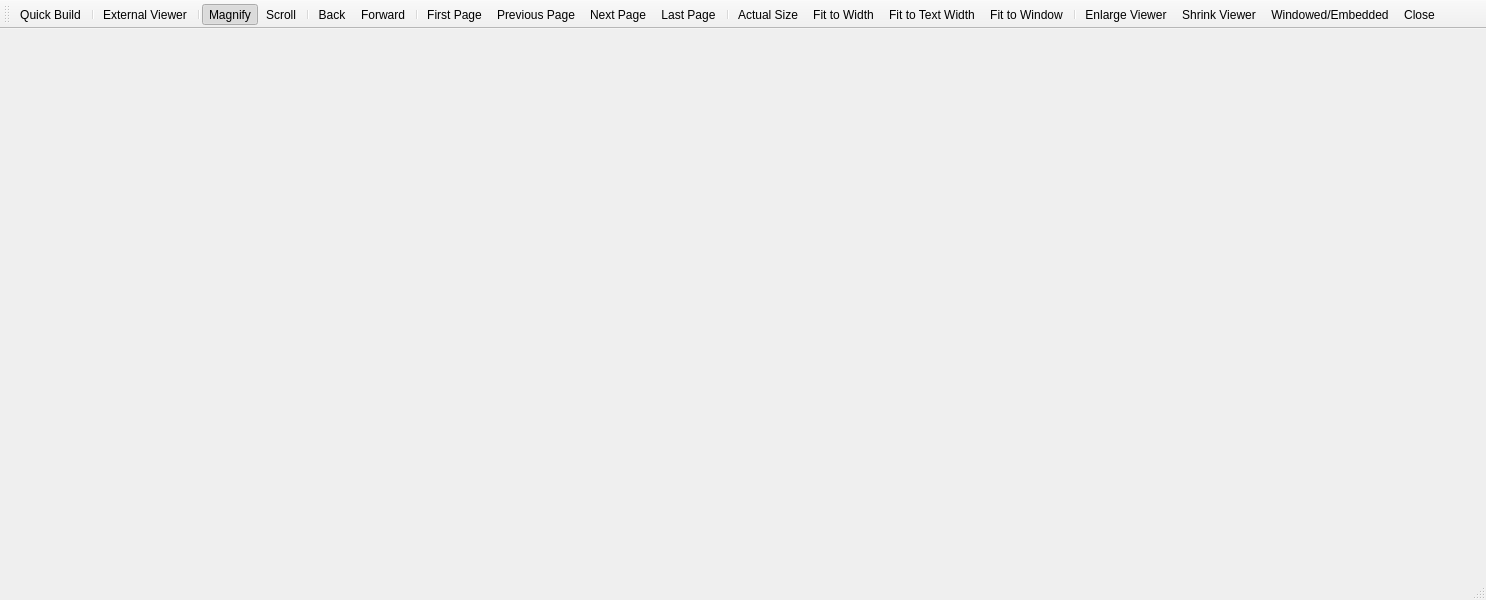
<?xml version="1.0" encoding="UTF-8"?>
<ui version="4.0">
 <class>PDFDocument</class>
 <widget class="QMainWindow" name="PDFDocument">
  <property name="geometry">
   <rect>
    <x>0</x>
    <y>0</y>
    <width>1486</width>
    <height>600</height>
   </rect>
  </property>
  <property name="acceptDrops">
   <bool>true</bool>
  </property>
  <property name="windowTitle">
   <string>untitled.pdf[*]</string>
  </property>
  <widget class="QWidget" name="centralwidget"/>
  <widget class="QStatusBar" name="statusbar"/>
  <widget class="QToolBar" name="toolBar">
   <property name="windowTitle">
    <string>Toolbar</string>
   </property>
   <property name="iconSize">
    <size>
     <width>24</width>
     <height>24</height>
    </size>
   </property>
   <attribute name="toolBarArea">
    <enum>TopToolBarArea</enum>
   </attribute>
   <attribute name="toolBarBreak">
    <bool>false</bool>
   </attribute>
   <addaction name="actionTypeset"/>
   <addaction name="separator"/>
   <addaction name="actionExternalViewer"/>
   <addaction name="separator"/>
   <addaction name="actionMagnify"/>
   <addaction name="actionScroll"/>
   <addaction name="separator"/>
   <addaction name="actionBack"/>
   <addaction name="actionForward"/>
   <addaction name="separator"/>
   <addaction name="actionFirst_Page"/>
   <addaction name="actionPrevious_Page"/>
   <addaction name="actionNext_Page"/>
   <addaction name="actionLast_Page"/>
   <addaction name="separator"/>
   <addaction name="actionActual_Size"/>
   <addaction name="actionFit_to_Width"/>
   <addaction name="actionFit_to_Text_Width"/>
   <addaction name="actionFit_to_Window"/>
   <addaction name="separator"/>
   <addaction name="actionEnlargeViewer"/>
   <addaction name="actionShrinkViewer"/>
   <addaction name="actionToggleEmbedded"/>
   <addaction name="actionClose"/>
  </widget>
  <action name="actionAbout_TW">
   <property name="text">
    <string>&amp;About TeXstudio...</string>
   </property>
   <property name="menuRole">
    <enum>QAction::AboutRole</enum>
   </property>
  </action>
  <action name="actionFirst_Page">
   <property name="text">
    <string>&amp;First Page</string>
   </property>
   <property name="shortcut">
    <string notr="true">Home</string>
   </property>
   <property name="menuRole">
    <enum>QAction::NoRole</enum>
   </property>
  </action>
  <action name="actionPrevious_Page">
   <property name="text">
    <string>&amp;Previous Page</string>
   </property>
   <property name="menuRole">
    <enum>QAction::NoRole</enum>
   </property>
  </action>
  <action name="actionNext_Page">
   <property name="text">
    <string>&amp;Next Page</string>
   </property>
   <property name="menuRole">
    <enum>QAction::NoRole</enum>
   </property>
  </action>
  <action name="actionLast_Page">
   <property name="text">
    <string>&amp;Last Page</string>
   </property>
   <property name="shortcut">
    <string notr="true" comment="shortcut key name, do not translate">End</string>
   </property>
   <property name="menuRole">
    <enum>QAction::NoRole</enum>
   </property>
  </action>
  <action name="actionGo_to_Page">
   <property name="text">
    <string>&amp;Go to Page...</string>
   </property>
   <property name="shortcut">
    <string>Ctrl+J</string>
   </property>
   <property name="menuRole">
    <enum>QAction::NoRole</enum>
   </property>
  </action>
  <action name="actionZoom_In">
   <property name="text">
    <string>Zoom &amp;In</string>
   </property>
   <property name="shortcut">
    <string>Ctrl++</string>
   </property>
   <property name="menuRole">
    <enum>QAction::NoRole</enum>
   </property>
  </action>
  <action name="actionZoom_Out">
   <property name="text">
    <string>Zoom &amp;Out</string>
   </property>
   <property name="shortcut">
    <string>Ctrl+-</string>
   </property>
   <property name="menuRole">
    <enum>QAction::NoRole</enum>
   </property>
  </action>
  <action name="actionFit_to_Window">
   <property name="checkable">
    <bool>true</bool>
   </property>
   <property name="text">
    <string>Fit to &amp;Window</string>
   </property>
   <property name="shortcut">
    <string>Ctrl+3</string>
   </property>
   <property name="menuRole">
    <enum>QAction::NoRole</enum>
   </property>
  </action>
  <action name="actionActual_Size">
   <property name="text">
    <string>&amp;Actual Size</string>
   </property>
   <property name="shortcut">
    <string>Ctrl+1</string>
   </property>
   <property name="menuRole">
    <enum>QAction::NoRole</enum>
   </property>
  </action>
  <action name="actionFit_to_Width">
   <property name="checkable">
    <bool>true</bool>
   </property>
   <property name="text">
    <string>Fit to Wi&amp;dth</string>
   </property>
   <property name="shortcut">
    <string>Ctrl+2</string>
   </property>
   <property name="menuRole">
    <enum>QAction::NoRole</enum>
   </property>
  </action>
  <action name="actionNew">
   <property name="text">
    <string>New</string>
   </property>
   <property name="shortcut">
    <string>Ctrl+N</string>
   </property>
   <property name="menuRole">
    <enum>QAction::NoRole</enum>
   </property>
  </action>
  <action name="actionOpen">
   <property name="text">
    <string>Open...</string>
   </property>
   <property name="shortcut">
    <string>Ctrl+O</string>
   </property>
   <property name="menuRole">
    <enum>QAction::NoRole</enum>
   </property>
  </action>
  <action name="actionOpen_Recent">
   <property name="text">
    <string>Open Recent</string>
   </property>
   <property name="menuRole">
    <enum>QAction::NoRole</enum>
   </property>
  </action>
  <action name="actionClose">
   <property name="text">
    <string>&amp;Close</string>
   </property>
   <property name="shortcut">
    <string>Ctrl+W</string>
   </property>
   <property name="menuRole">
    <enum>QAction::NoRole</enum>
   </property>
  </action>
  <action name="actionUndo">
   <property name="enabled">
    <bool>false</bool>
   </property>
   <property name="text">
    <string>&amp;Undo</string>
   </property>
   <property name="shortcut">
    <string>Ctrl+Z</string>
   </property>
   <property name="menuRole">
    <enum>QAction::NoRole</enum>
   </property>
  </action>
  <action name="actionRedo">
   <property name="enabled">
    <bool>false</bool>
   </property>
   <property name="text">
    <string>&amp;Redo</string>
   </property>
   <property name="shortcut">
    <string>Ctrl+Shift+Z</string>
   </property>
   <property name="menuRole">
    <enum>QAction::NoRole</enum>
   </property>
  </action>
  <action name="actionCut">
   <property name="enabled">
    <bool>false</bool>
   </property>
   <property name="text">
    <string>C&amp;ut</string>
   </property>
   <property name="shortcut">
    <string>Ctrl+X</string>
   </property>
   <property name="menuRole">
    <enum>QAction::NoRole</enum>
   </property>
  </action>
  <action name="actionCopy">
   <property name="enabled">
    <bool>false</bool>
   </property>
   <property name="text">
    <string>&amp;Copy</string>
   </property>
   <property name="shortcut">
    <string>Ctrl+C</string>
   </property>
   <property name="menuRole">
    <enum>QAction::NoRole</enum>
   </property>
  </action>
  <action name="actionPaste">
   <property name="enabled">
    <bool>false</bool>
   </property>
   <property name="text">
    <string>&amp;Paste</string>
   </property>
   <property name="shortcut">
    <string>Ctrl+V</string>
   </property>
   <property name="menuRole">
    <enum>QAction::NoRole</enum>
   </property>
  </action>
  <action name="actionClear">
   <property name="enabled">
    <bool>false</bool>
   </property>
   <property name="text">
    <string>C&amp;lear</string>
   </property>
   <property name="shortcut">
    <string>Ctrl+Backspace</string>
   </property>
   <property name="menuRole">
    <enum>QAction::NoRole</enum>
   </property>
  </action>
  <action name="actionTypeset">
   <property name="text">
    <string>Quick Build</string>
   </property>
   <property name="iconText">
    <string>Quick Build</string>
   </property>
   <property name="shortcut">
    <string comment="action">Ctrl+T</string>
   </property>
   <property name="menuRole">
    <enum>QAction::NoRole</enum>
   </property>
  </action>
  <action name="actionExternalViewer">
   <property name="text">
    <string>External Viewer</string>
   </property>
   <property name="iconText">
    <string>External Viewer</string>
   </property>
   <property name="menuRole">
    <enum>QAction::NoRole</enum>
   </property>
  </action>
  <action name="actionPreferences">
   <property name="text">
    <string>&amp;Configure TeXstudio</string>
   </property>
   <property name="menuRole">
    <enum>QAction::PreferencesRole</enum>
   </property>
  </action>
  <action name="actionStack">
   <property name="text">
    <string>Stac&amp;k</string>
   </property>
   <property name="menuRole">
    <enum>QAction::NoRole</enum>
   </property>
  </action>
  <action name="actionTile">
   <property name="text">
    <string>&amp;Tile</string>
   </property>
   <property name="menuRole">
    <enum>QAction::NoRole</enum>
   </property>
  </action>
  <action name="actionGo_to_Source">
   <property name="enabled">
    <bool>true</bool>
   </property>
   <property name="text">
    <string>&amp;Go to Source</string>
   </property>
   <property name="shortcut">
    <string>Ctrl+'</string>
   </property>
   <property name="menuRole">
    <enum>QAction::NoRole</enum>
   </property>
  </action>
  <action name="actionNew_from_Template">
   <property name="text">
    <string>New from Template...</string>
   </property>
   <property name="shortcut">
    <string>Ctrl+Shift+N</string>
   </property>
   <property name="menuRole">
    <enum>QAction::NoRole</enum>
   </property>
  </action>
  <action name="actionFull_Screen">
   <property name="checkable">
    <bool>true</bool>
   </property>
   <property name="text">
    <string>Full &amp;Screen</string>
   </property>
   <property name="shortcut">
    <string>Ctrl+Shift+F</string>
   </property>
   <property name="menuRole">
    <enum>QAction::NoRole</enum>
   </property>
  </action>
  <action name="actionMagnify">
   <property name="checkable">
    <bool>true</bool>
   </property>
   <property name="checked">
    <bool>true</bool>
   </property>
   <property name="text">
    <string>Magnify</string>
   </property>
  </action>
  <action name="actionScroll">
   <property name="checkable">
    <bool>true</bool>
   </property>
   <property name="text">
    <string>Scroll</string>
   </property>
  </action>
  <action name="actionSelect_Text">
   <property name="checkable">
    <bool>true</bool>
   </property>
   <property name="text">
    <string>Select Text</string>
   </property>
  </action>
  <action name="actionSelect_Image">
   <property name="checkable">
    <bool>true</bool>
   </property>
   <property name="text">
    <string>Select Image</string>
   </property>
  </action>
  <action name="actionUserManual">
   <property name="text">
    <string>User &amp;Manual...</string>
   </property>
  </action>
  <action name="actionWriteToMailingList">
   <property name="text">
    <string>Email to the mailing list</string>
   </property>
  </action>
  <action name="actionSide_by_Side">
   <property name="enabled">
    <bool>true</bool>
   </property>
   <property name="text">
    <string>&amp;Side by Side</string>
   </property>
  </action>
  <action name="actionPlace_on_Left">
   <property name="text">
    <string>Place on Left</string>
   </property>
  </action>
  <action name="actionPlace_on_Right">
   <property name="text">
    <string>Place on Right</string>
   </property>
  </action>
  <action name="actionQuit_TeXworks">
   <property name="text">
    <string>&amp;Quit TeXstudio</string>
   </property>
   <property name="shortcut">
    <string>Ctrl+Q</string>
   </property>
   <property name="menuRole">
    <enum>QAction::QuitRole</enum>
   </property>
  </action>
  <action name="actionFind">
   <property name="text">
    <string>Find...</string>
   </property>
   <property name="shortcut">
    <string>Ctrl+F</string>
   </property>
   <property name="shortcutContext">
    <enum>Qt::WindowShortcut</enum>
   </property>
   <property name="menuRole">
    <enum>QAction::NoRole</enum>
   </property>
  </action>
  <action name="actionFind_Again">
   <property name="text">
    <string>Find Again</string>
   </property>
   <property name="shortcut">
    <string>Ctrl+G</string>
   </property>
   <property name="shortcutContext">
    <enum>Qt::WindowShortcut</enum>
   </property>
   <property name="menuRole">
    <enum>QAction::NoRole</enum>
   </property>
  </action>
  <action name="actionUpdate_Scripts">
   <property name="text">
    <string>Reload Script List</string>
   </property>
   <property name="menuRole">
    <enum>QAction::NoRole</enum>
   </property>
  </action>
  <action name="actionManage_Scripts">
   <property name="text">
    <string>Manage Scripts</string>
   </property>
   <property name="menuRole">
    <enum>QAction::NoRole</enum>
   </property>
  </action>
  <action name="actionShow_Scripts_Folder">
   <property name="text">
    <string>Show Scripts Folder</string>
   </property>
   <property name="menuRole">
    <enum>QAction::NoRole</enum>
   </property>
  </action>
  <action name="actionAbout_Scripts">
   <property name="text">
    <string>About Scripts...</string>
   </property>
   <property name="menuRole">
    <enum>QAction::NoRole</enum>
   </property>
  </action>
  <action name="actionS">
   <property name="text">
    <string>s</string>
   </property>
  </action>
  <action name="actionCloseSomething">
   <property name="text">
    <string>&amp;Close something</string>
   </property>
   <property name="shortcut">
    <string>Esc</string>
   </property>
  </action>
  <action name="actionScrolling_follows_cursor">
   <property name="checkable">
    <bool>true</bool>
   </property>
   <property name="text">
    <string>Scrolling follows cursor</string>
   </property>
  </action>
  <action name="actionCursor_follows_scrolling">
   <property name="checkable">
    <bool>true</bool>
   </property>
   <property name="text">
    <string>Cursor follows scrolling</string>
   </property>
  </action>
  <action name="actionFind_2">
   <property name="text">
    <string>&amp;Find...</string>
   </property>
   <property name="shortcut">
    <string>Ctrl+F</string>
   </property>
  </action>
  <action name="actionFind_again">
   <property name="text">
    <string>Find &amp;again</string>
   </property>
   <property name="shortcut">
    <string>Ctrl+M, F3</string>
   </property>
  </action>
  <action name="actionNew_Window">
   <property name="text">
    <string>New Window</string>
   </property>
  </action>
  <action name="actionGrid11">
   <property name="text">
    <string>1x1</string>
   </property>
   <property name="grid" stdset="0">
    <string notr="true">1x1</string>
   </property>
  </action>
  <action name="actionGrid21">
   <property name="text">
    <string>2x1</string>
   </property>
   <property name="grid" stdset="0">
    <string notr="true">2x1</string>
   </property>
  </action>
  <action name="actionGrid12">
   <property name="text">
    <string>1x2</string>
   </property>
   <property name="grid" stdset="0">
    <string notr="true">1x2</string>
   </property>
  </action>
  <action name="actionGrid22">
   <property name="text">
    <string>2x2</string>
   </property>
   <property name="grid" stdset="0">
    <string notr="true">2x2</string>
   </property>
  </action>
  <action name="actionGrid23">
   <property name="text">
    <string>2x3</string>
   </property>
   <property name="grid" stdset="0">
    <string notr="true">23</string>
   </property>
  </action>
  <action name="actionGrid33">
   <property name="text">
    <string>3x3</string>
   </property>
   <property name="grid" stdset="0">
    <string notr="true">33</string>
   </property>
  </action>
  <action name="actionCustom">
   <property name="text">
    <string>Custom...</string>
   </property>
   <property name="grid" stdset="0">
    <string notr="true">xx</string>
   </property>
  </action>
  <action name="actionSinglePageStep">
   <property name="checkable">
    <bool>true</bool>
   </property>
   <property name="checked">
    <bool>false</bool>
   </property>
   <property name="text">
    <string>Single Page Step</string>
   </property>
  </action>
  <action name="actionSynchronize_multiple_views">
   <property name="checkable">
    <bool>true</bool>
   </property>
   <property name="checked">
    <bool>true</bool>
   </property>
   <property name="text">
    <string>Synchronize multiple views</string>
   </property>
  </action>
  <action name="actionPresentation">
   <property name="checkable">
    <bool>true</bool>
   </property>
   <property name="text">
    <string>Presentation</string>
   </property>
   <property name="shortcut">
    <string>F5</string>
   </property>
  </action>
  <action name="actionContinuous">
   <property name="checkable">
    <bool>true</bool>
   </property>
   <property name="checked">
    <bool>true</bool>
   </property>
   <property name="text">
    <string>&amp;Continuous</string>
   </property>
  </action>
  <action name="action_Print">
   <property name="text">
    <string>&amp;Print...</string>
   </property>
   <property name="shortcut">
    <string>Ctrl+P</string>
   </property>
  </action>
  <action name="actionFileOpen">
   <property name="text">
    <string>&amp;Open...</string>
   </property>
   <property name="shortcut">
    <string>Ctrl+O</string>
   </property>
  </action>
  <action name="actionBack">
   <property name="text">
    <string>Back</string>
   </property>
   <property name="toolTip">
    <string>Previously shown page</string>
   </property>
   <property name="shortcut">
    <string>Alt+Left</string>
   </property>
  </action>
  <action name="actionForward">
   <property name="text">
    <string>Forward</string>
   </property>
   <property name="toolTip">
    <string>Next shown page</string>
   </property>
   <property name="shortcut">
    <string>Alt+Right</string>
   </property>
  </action>
  <action name="actionToggleEmbedded">
   <property name="text">
    <string>Windowed/Embedded</string>
   </property>
  </action>
  <action name="actionEnlargeViewer">
   <property name="text">
    <string>Enlarge Viewer</string>
   </property>
  </action>
  <action name="actionShrinkViewer">
   <property name="text">
    <string>Shrink Viewer</string>
   </property>
  </action>
  <action name="actionInvertColors">
   <property name="checkable">
    <bool>true</bool>
   </property>
   <property name="text">
    <string>Invert Colors</string>
   </property>
  </action>
  <action name="actionFocus_Editor">
   <property name="text">
    <string>Focus Editor</string>
   </property>
   <property name="shortcut">
    <string>Ctrl+Alt+Left</string>
   </property>
  </action>
  <action name="actionFit_to_Text_Width">
   <property name="checkable">
    <bool>true</bool>
   </property>
   <property name="text">
    <string>Fit to &amp;Text Width</string>
   </property>
   <property name="toolTip">
    <string>Fit to Text Width</string>
   </property>
   <property name="shortcut">
    <string>Ctrl+4</string>
   </property>
  </action>
  <action name="actionGrayscale">
   <property name="checkable">
    <bool>true</bool>
   </property>
   <property name="text">
    <string>Grayscale</string>
   </property>
  </action>
  <action name="actionSplitMerge">
   <property name="text">
    <string>Split &amp;&amp; Merge...</string>
   </property>
  </action>
 </widget>
 <resources/>
 <connections>
  <connection>
   <sender>actionClose</sender>
   <signal>triggered()</signal>
   <receiver>PDFDocument</receiver>
   <slot>close()</slot>
   <hints>
    <hint type="sourcelabel">
     <x>-1</x>
     <y>-1</y>
    </hint>
    <hint type="destinationlabel">
     <x>399</x>
     <y>299</y>
    </hint>
   </hints>
  </connection>
 </connections>
</ui>
